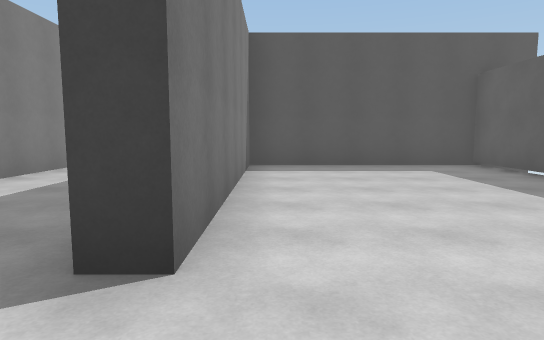
View 1 (above)

24 first-person views from a walk through a 3-D level made in the Unity game engine. The camera is 1.4 m above the floor, tilts 6° down and sees 75° across. The floor is counted in squares, 2 m on a side. Each view is taken from the middle of a square. On the plan, view 1 faces up. The plan holds only what a view shows up to about 11 squares ahead; the rest is blank. The place goes on beyond the plan. The player character is not drawn. Surface patterns are stand-ins for the level's own textures.

View 2
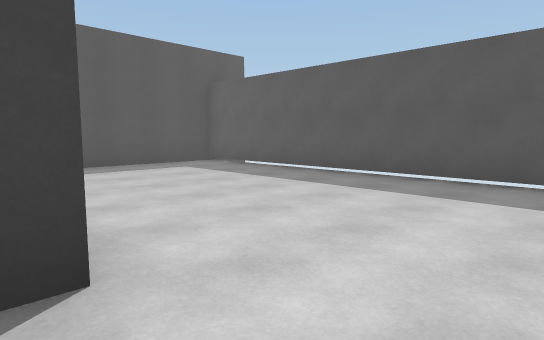

View 3
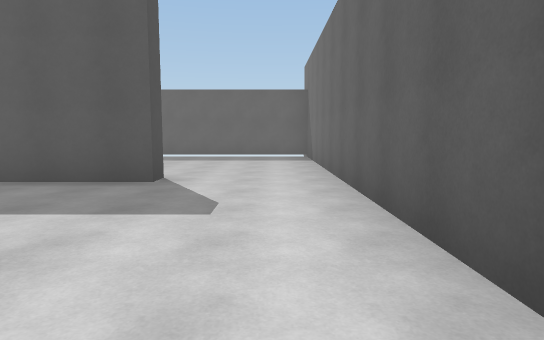

View 4
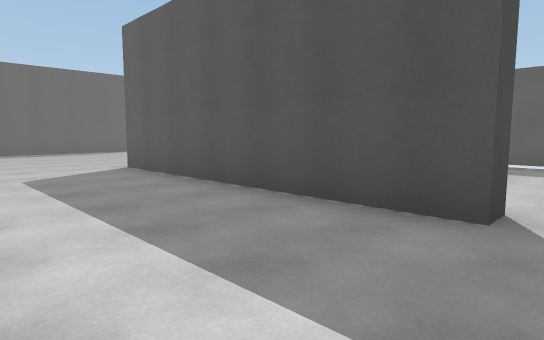

View 5
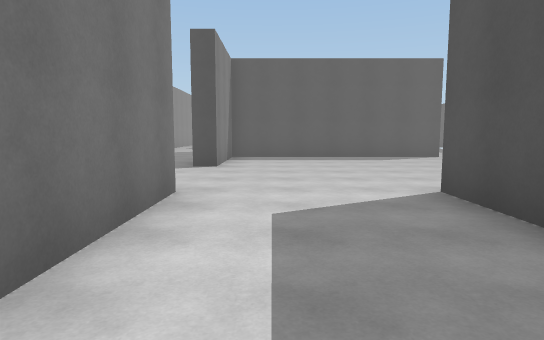

View 6
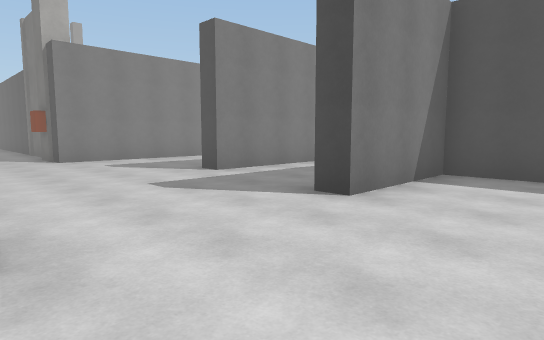

View 7
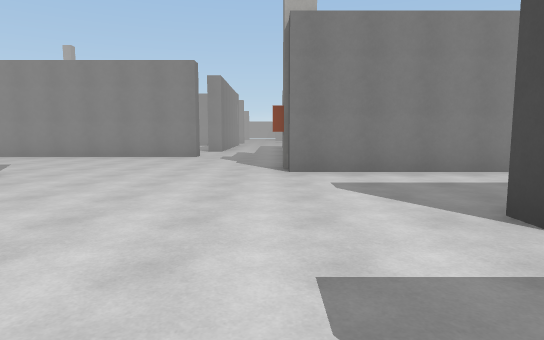

View 8
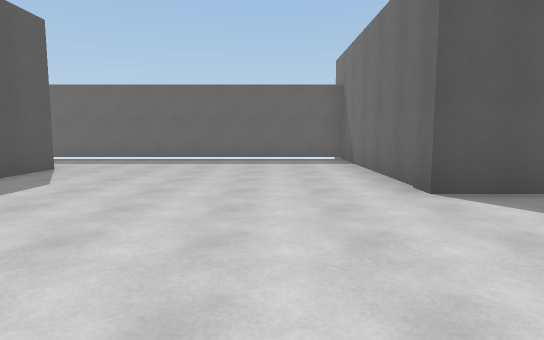

View 9
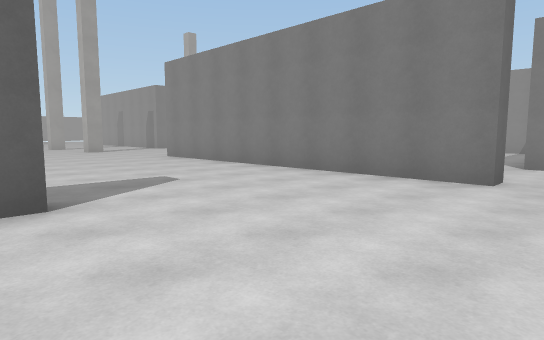

View 10
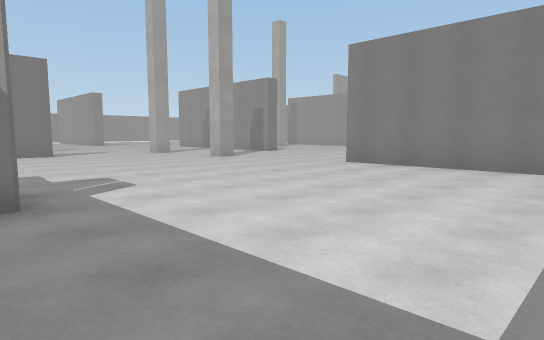

View 11
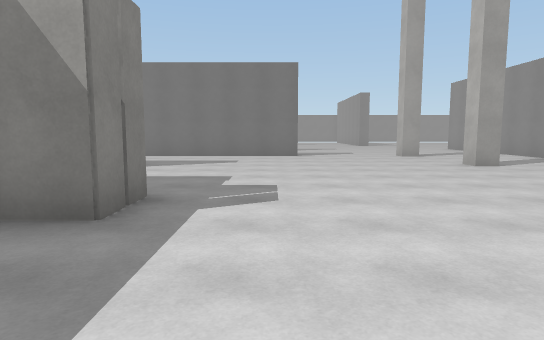

View 12
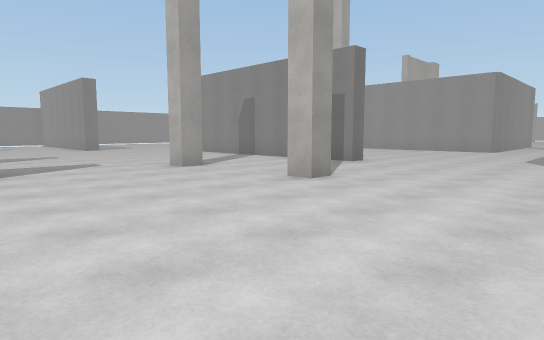

View 13
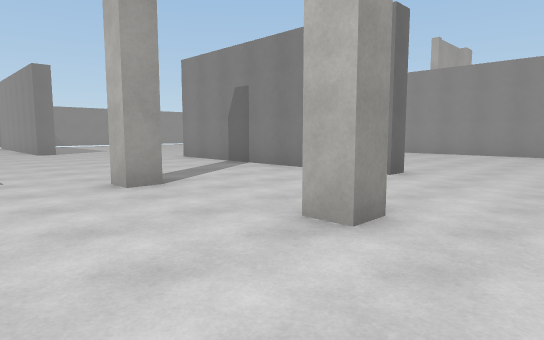

View 14
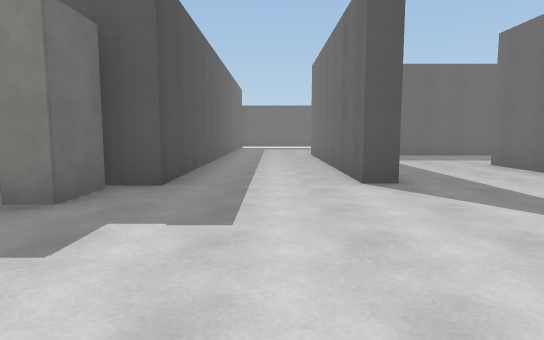

View 15
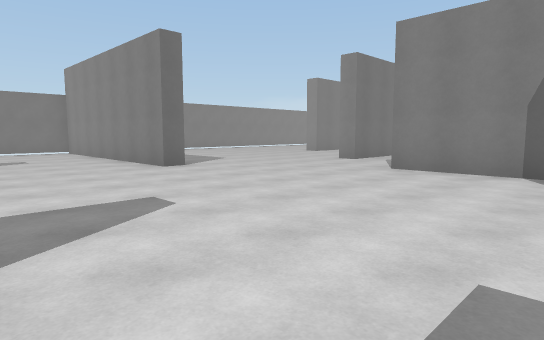

View 16
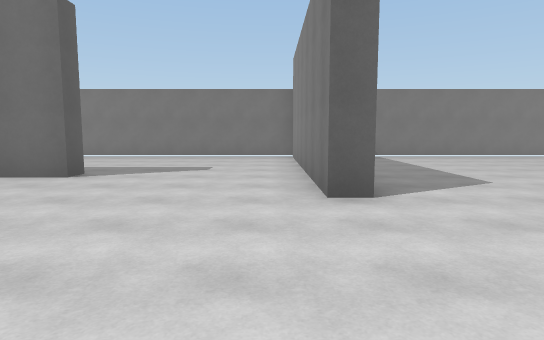

View 17
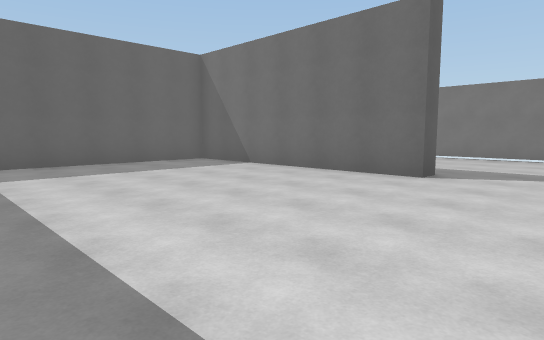

View 18
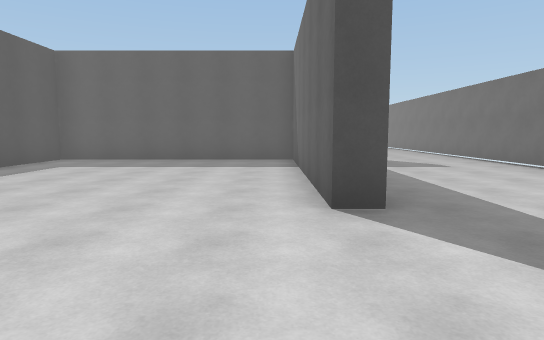

View 19
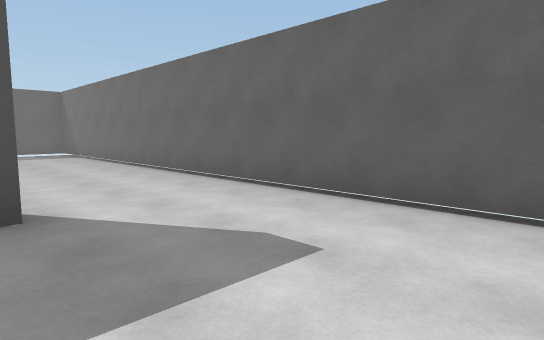

View 20
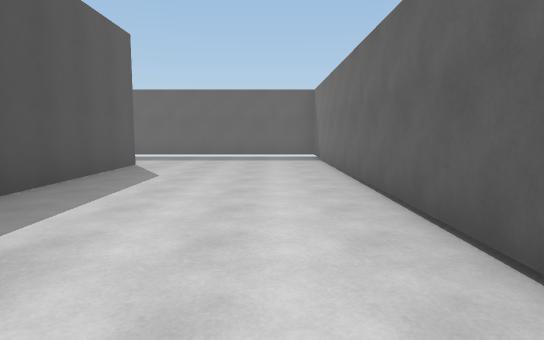

View 21
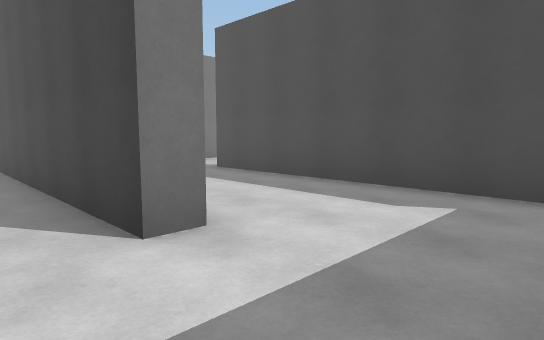

View 22
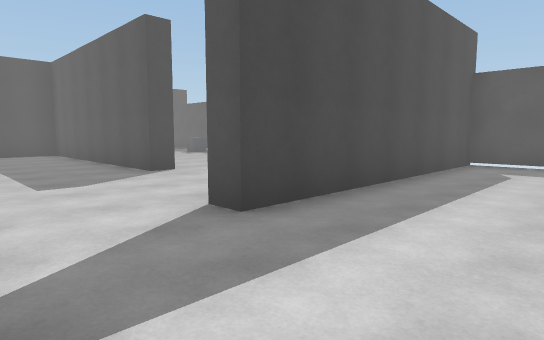

View 23
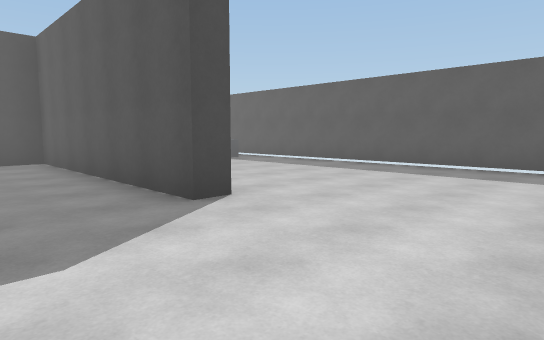

View 24
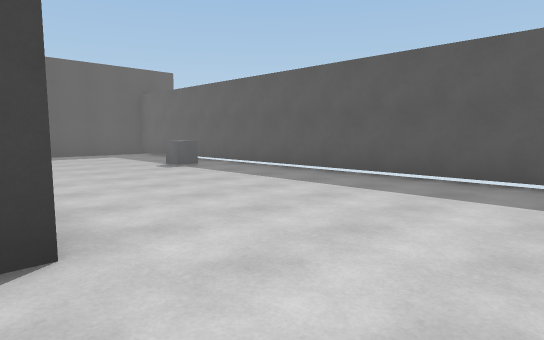

### Floor plan
Key: @ floor where view 1 was taken; # wall or solid block; . floor; C cube; W wardrobe.
Columns run from 23 left of view 1 to 5 right of it. Each row starts with its distance up from view 1.
 15                #          ..#
 14            #.. #..#######...#
 13            #...#..#.........#
 12            #...#..#.........#
 11         #  #................#
 10        .###C................#
  9        .....................#
  8     #.............#...#######
  7    ... #........  #...#.....#
  6        #......    #...#.....#
  5        #.....#     ...#.....#
  4        #........   ...#.....#
  3        #........   ...#.....#
  2        #........   ...#.....#
  1        #........  ..........#
  0        #.......W ......@....#
 -1        ........W#############
 -2    ....................  ..
 -3  ...................... ....#
 -4  ...................... ....#
 -5 ........C.......####### ....#
 -6 .....#................# ..C.#
 -7 .... #................#.....#
 -8      #...#...######...#.....#
 -9      #.......       ..#.....#
-10      #.......       ..#.....#
-11      #.......   ### ........#
-12      #............# ........#
-13     ..............#.........#
-14   ##..............#..########
-15    ...............#.........#
-16     ....#.........#.........#
-17      ...#.........#.........#
-18     ....#....############...#
-19     ....#.........#.........#
-20    .....#...................#
-21   ..... #...................#
-22   ..... #...................#
-23  ###### #####################

Where each view was taken, in squares from view 1:
view 1: 0 up, 0 right, facing up
view 2: 0 up, 1 left, facing up-right
view 3: 0 up, 6 left, facing right
view 4: 1 up, 4 left, facing up-right
view 5: 4 up, 3 left, facing up
view 6: 8 up, 2 left, facing up-left
view 7: 10 up, 5 left, facing left
view 8: 10 up, 5 left, facing right
view 9: 9 up, 10 left, facing down-left
view 10: 4 up, 8 left, facing down-left
view 11: 3 up, 10 left, facing down
view 12: 1 down, 10 left, facing down-left
view 13: 3 down, 12 left, facing down-left
view 14: 3 down, 12 left, facing right
view 15: 9 down, 11 left, facing down-left
view 16: 12 down, 14 left, facing down
view 17: 12 down, 13 left, facing down-right
view 18: 17 down, 14 left, facing right
view 19: 19 down, 8 left, facing down-right
view 20: 21 down, 6 left, facing right
view 21: 19 down, 4 right, facing up-left
view 22: 17 down, 4 left, facing up-right
view 23: 14 down, 3 left, facing up-right
view 24: 13 down, 1 left, facing up-right
